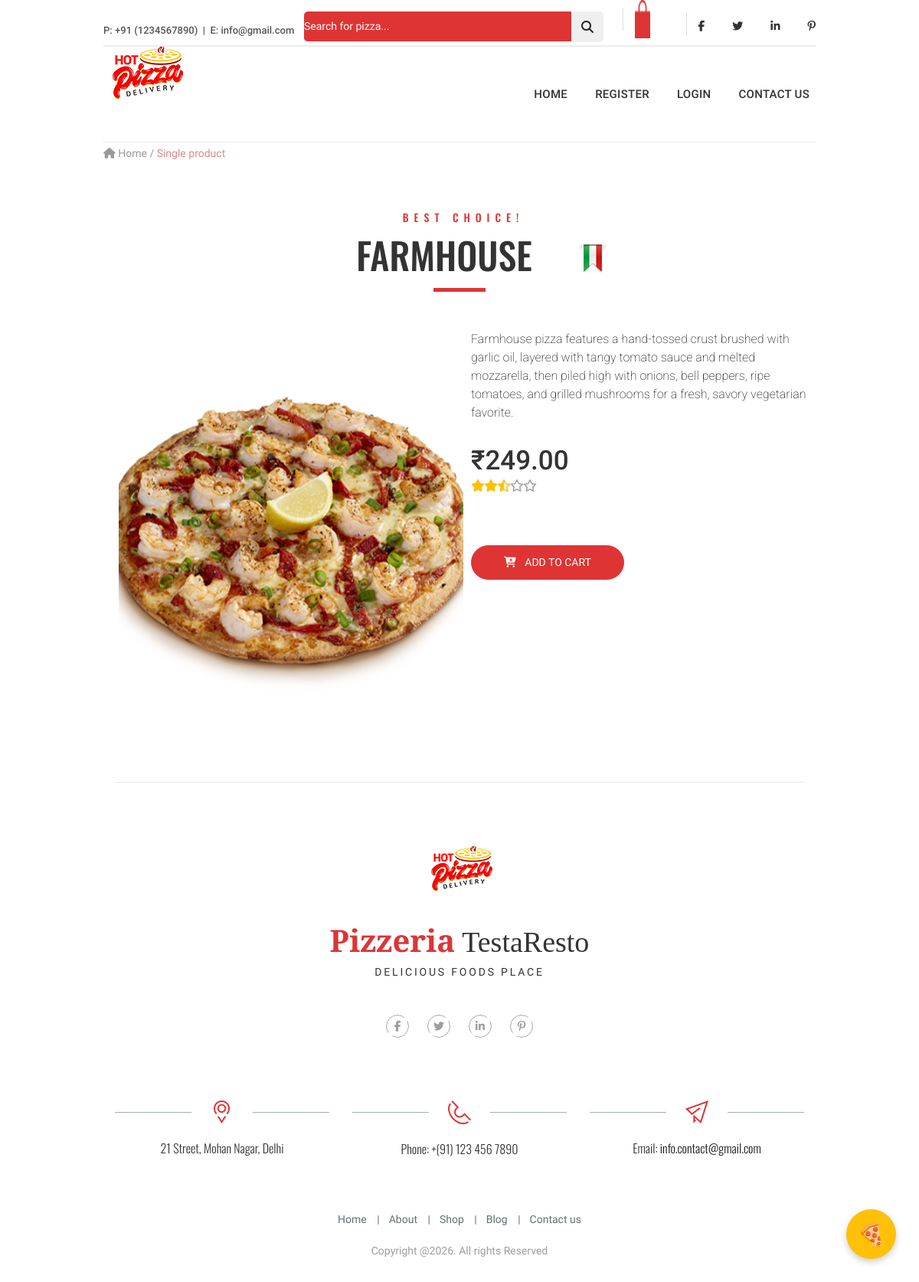
The app's page /product/3 with its own data.
### product/models.py (models this page shows, shortened)
class Product(models.Model):
    name = models.CharField(max_length=100,unique=True)
    slug = models.SlugField(max_length=100,unique=True)
    short_description = models.TextField(max_length=300,blank=True)
    description = models.TextField(blank=True)
    category = models.ForeignKey(Category,on_delete=models.CASCADE)
    image = models.ImageField(upload_to='products',blank=True)
    price = models.DecimalField(max_digits=10,decimal_places=2,default='',blank=True,null=True)
    created = models.DateTimeField(auto_now_add=True)
    updated = models.DateTimeField(auto_now=True)
    class Meta:
        ordering = ('name',)
        verbose_name = 'product'
        verbose_name_plural = 'products'

### product/views.py (the view)
# urls.py: path('product/<int:pk>', views.product_detail,name="product_detail"),
def product_detail(request,pk):
    product_detail = get_object_or_404(Product,pk=pk)
    context = {
        'product_detail':product_detail,
    }
    return render(request,'product/product_detail.html',context)

### product/templates/product/product_detail.html
{% extends 'product/base.html' %}
{% load static %}
{% block content%}
 <div class="container">
        <div class="pizza_breadcrumb">
            <a href="{%url 'home'%}"><i class="fa fa-home"></i> Home</a> / <span>Single product</span>
        </div>
        <section class="shop_title">
            <div class="piz_title">
                <div class="small_title"><h3>best choice!</h3></div>
                <div class="big_title"><h1 class="shop_big_title">{{product_detail.name}}</h1><img src="{% static 'product/img/title_icon.png'%}"></div>
            </div>
            <div class="title_devider">
                <p class="line"></p>
            </div>
        </section>
        <section class="products top_margin_60-30">
            <div class="row big-bottom">
                <div class="col-md-12">
                    <div class="row">
                    <div class="col-md-6">
                        <div class="big_pizza">
                            <img src="{{product_detail.image.url}}" class="img-fluid">
                        </div>
                    </div>
                    <div class="col-md-6">
                        <div class="content_description">
                            <div class="small_description">
                                <p>{{product_detail.description}}</p>
                            </div>
                            <div class="price">
                                <h2>₹{{product_detail.price}}</h2>
                                <ul>
                                    <li><i class="fa fa-star"></i></li>
                                    <li><i class="fa fa-star"></i></li>
                                    <li><i class="fa fa-star-half-o"></i></li>
                                    <li class="gray"><i class="fa fa-star-o"></i></li>
                                    <li class="gray"><i class="fa fa-star-o"></i></li>
                                </ul>
                            </div>
                            <div class="shop_buttons">
                                <a href="{% url 'add_cart' product_detail.id %}">
                                <button type="button" class="btn btn-outline-primary"><i class="fa fa-cart-plus"></i> add to cart</button>
                            </a>
                            </div>
                        </div>
                    </div>
                    </div>
                </div>
            </div>
        </section>
{% endblock %}

### records on screen
Product: name "FARMHOUSE", image (picture), description "Farmhouse pizza features a hand-tossed crust brushed with garlic oil, layered with tangy tomato sauce and melted mozzarella, then piled high with onions, bell peppers, ripe tomatoes, and grilled mushrooms for a fresh, savory vegetarian favorite.", price "249.00"
